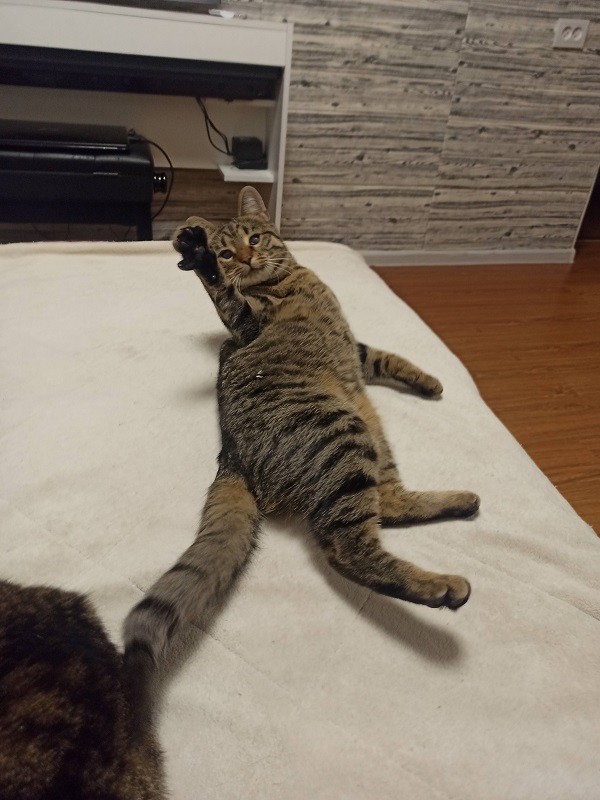
#> input picture dz_62_kozhemiakin_kostiantyn/cat.jpg, 600 x 800 px
$ jupyter execute --allow-errors dz_62_1_kozhemiakin_kostiantyn.ipynb
#> lines starting #> are read from the running program, lines starting #| are printed output that depends on the picture; after the words box and inside, x2 and y2 are one past the last pixel; in counts of white or black regions, pixels touching at a corner belong together
[cell 1]
import cv2
import numpy as np
import matplotlib.pyplot as plt

[cell 2]
img = cv2.imread('cat.jpg')
#> img is the input picture: shape (800, 600, 3); mean B, G, R 105.1, 118.7, 131.1

[cell 3]
gray = cv2.cvtColor(img, cv2.COLOR_BGR2GRAY)
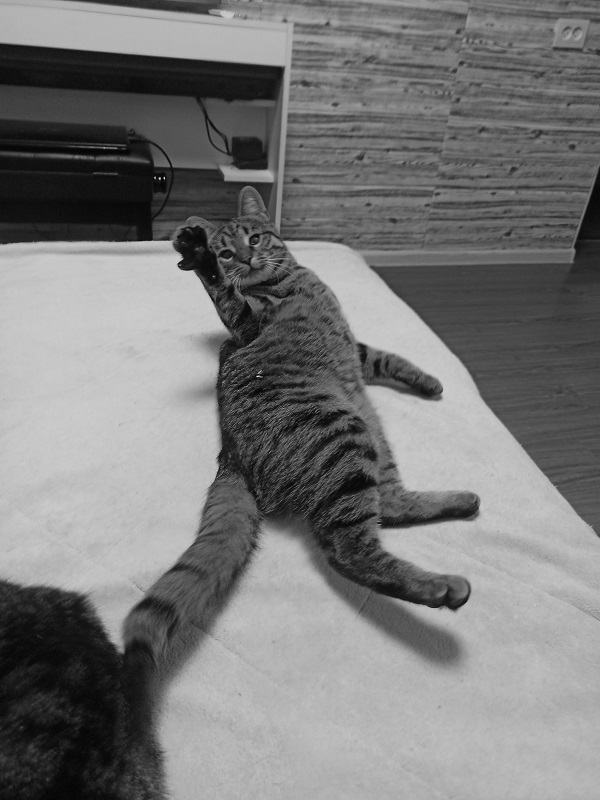
#> gray: shape (800, 600); min 1, max 234, mean 120.9

[cell 4]
kernel_x = np.array([[-1, 0, 1], [-2, 0, 2], [-1, 0, 1]])
kernel_y = np.array([[-1, -2, -1], [0, 0, 0], [1, 2, 1]])

[cell 5]
sobel_x = cv2.filter2D(gray, -1, kernel_x)
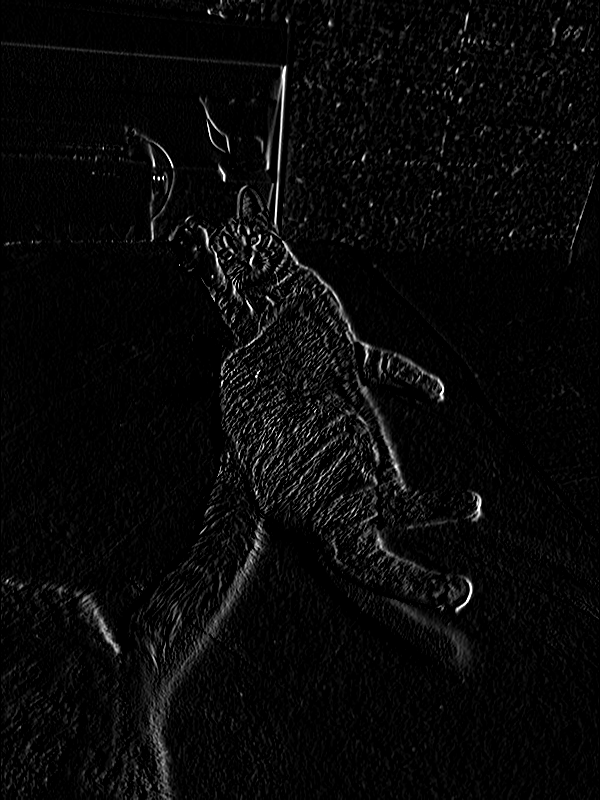
#> sobel_x: shape (800, 600); min 0, max 255, mean 8.6
sobel_y = cv2.filter2D(gray, -1, kernel_y)
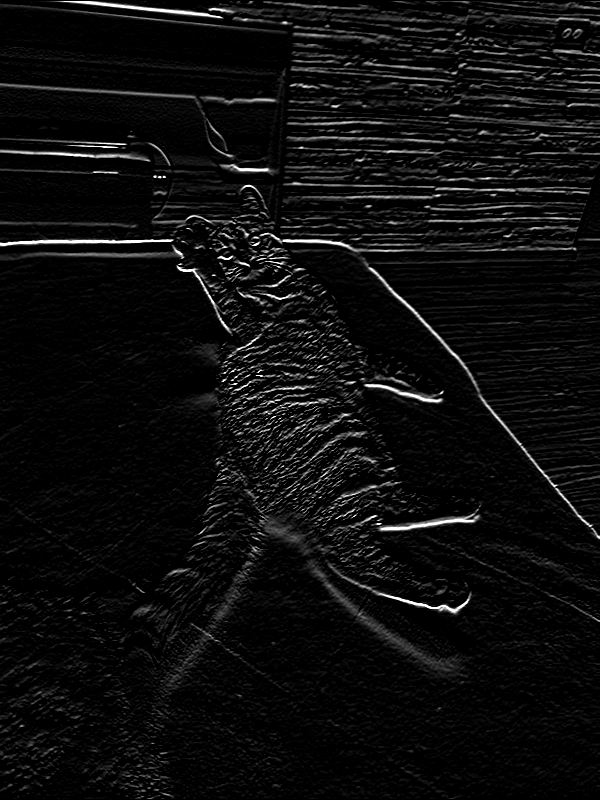
#> sobel_y: shape (800, 600); min 0, max 255, mean 13.4
sobel = sobel_x + sobel_y
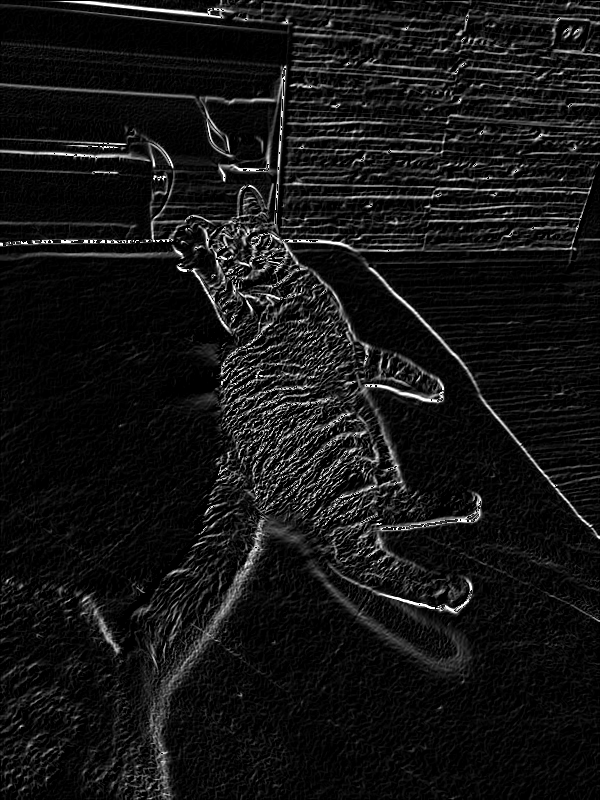
#> sobel: shape (800, 600); min 0, max 255, mean 20.9

[cell 6]
dst = cv2.cornerMinEigenVal(sobel, 2, 3)
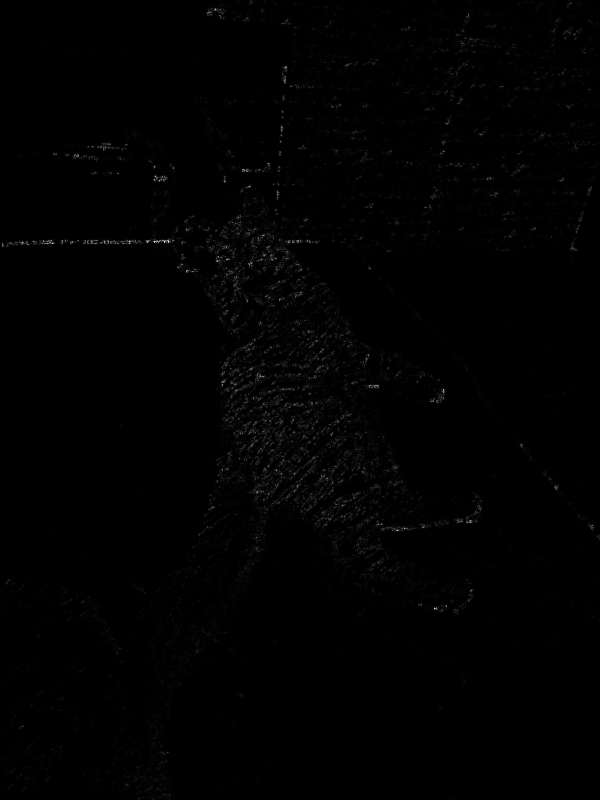
#> dst: shape (800, 600) float32; min -1.46e-11, max 0.338, mean 0.00214; drawn with min black and max white

[cell 7]
cv2.normalize(dst, dst, 0, 255, cv2.NORM_MINMAX)

[cell 8]
threshold = 0.05 * dst.max()
#> threshold = 12.75

[cell 9]
corner_img = np.zeros_like(sobel)
corner_img

[cell 10]
for i in range(dst.shape[0]):
    for j in range(dst.shape[1]):
        if dst[i, j] > threshold:
            cv2.circle(corner_img, (j, i), 5, (255, 255, 0), 2)
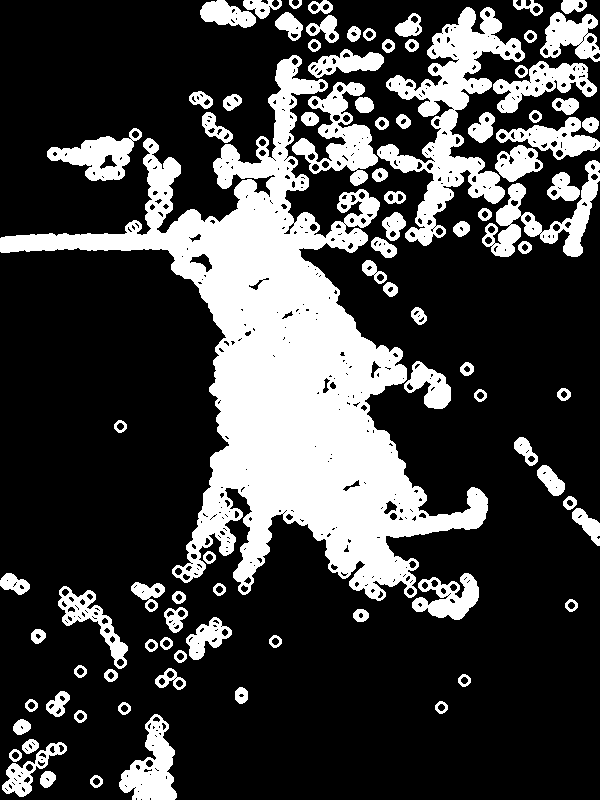
#> corner_img: shape (800, 600); 26% white; 90 white regions, largest, box (x1, y1, x2, y2) and area: (0, 55, 488, 601) 71955, (377, 7, 525, 246) 10782, (292, 82, 378, 186) 3576

[cell 11]
cv2.imwrite('Detected_corner.jpg', corner_img)
#> Out = True

[cell 12]
fig, (ax1, ax2) = plt.subplots(1, 2, figsize=(8, 4), sharex=True, sharey=True)

ax1.axis('off')
ax1.imshow(sobel, cmap=plt.cm.gray)
ax1.set_title('Original image')

# Rescale histogram for better display
# hog_image_rescaled = exposure.rescale_intensity(hog_image, in_range=(0, 10))

ax2.axis('off')
ax2.imshow(corner_img, cmap=plt.cm.gray)
ax2.set_title('Detected corner')
plt.show()

[cell 13]
import matplotlib.pyplot as plt
from skimage.feature import hog
from skimage import data, exposure

[cell 14]
image = cv2.imread('cat.jpg')

fd, hog_image = hog(image, orientations=8, pixels_per_cell=(16, 16),
                    cells_per_block=(1, 1), visualize=True, channel_axis=-1)
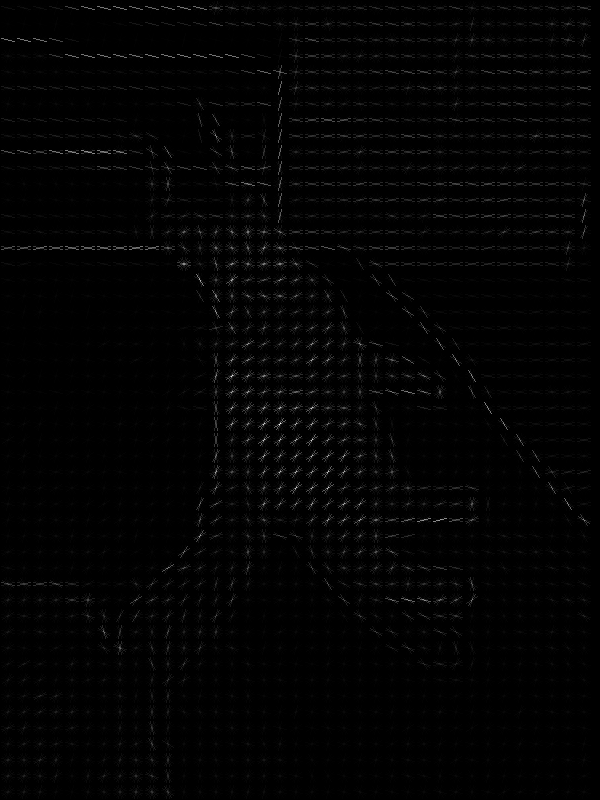
#> hog_image: shape (800, 600) float64; min 0, max 43, mean 0.5; drawn with min black and max white
#> fd = 14800 values, max 0.998 at index 1004, min 0 at index 299, mean 0.325

fig, (ax1, ax2) = plt.subplots(1, 2, figsize=(8, 4), sharex=True, sharey=True)

ax1.axis('off')
ax1.imshow(image, cmap=plt.cm.gray)
ax1.set_title('Input image')

# Rescale histogram for better display
hog_image_rescaled = exposure.rescale_intensity(hog_image, in_range=(0, 10))
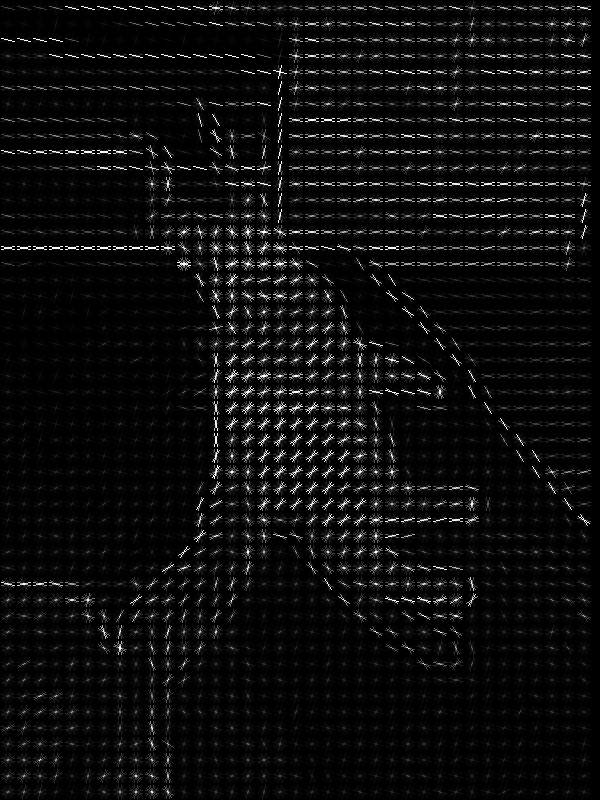
#> hog_image_rescaled: shape (800, 600) float64; min 0, max 1, mean 0.051

ax2.axis('off')
ax2.imshow(hog_image_rescaled, cmap=plt.cm.gray)
ax2.set_title('Histogram of Oriented Gradients')
plt.show()
#> figure, not shown here; B, G, R data is drawn as R, G, B
